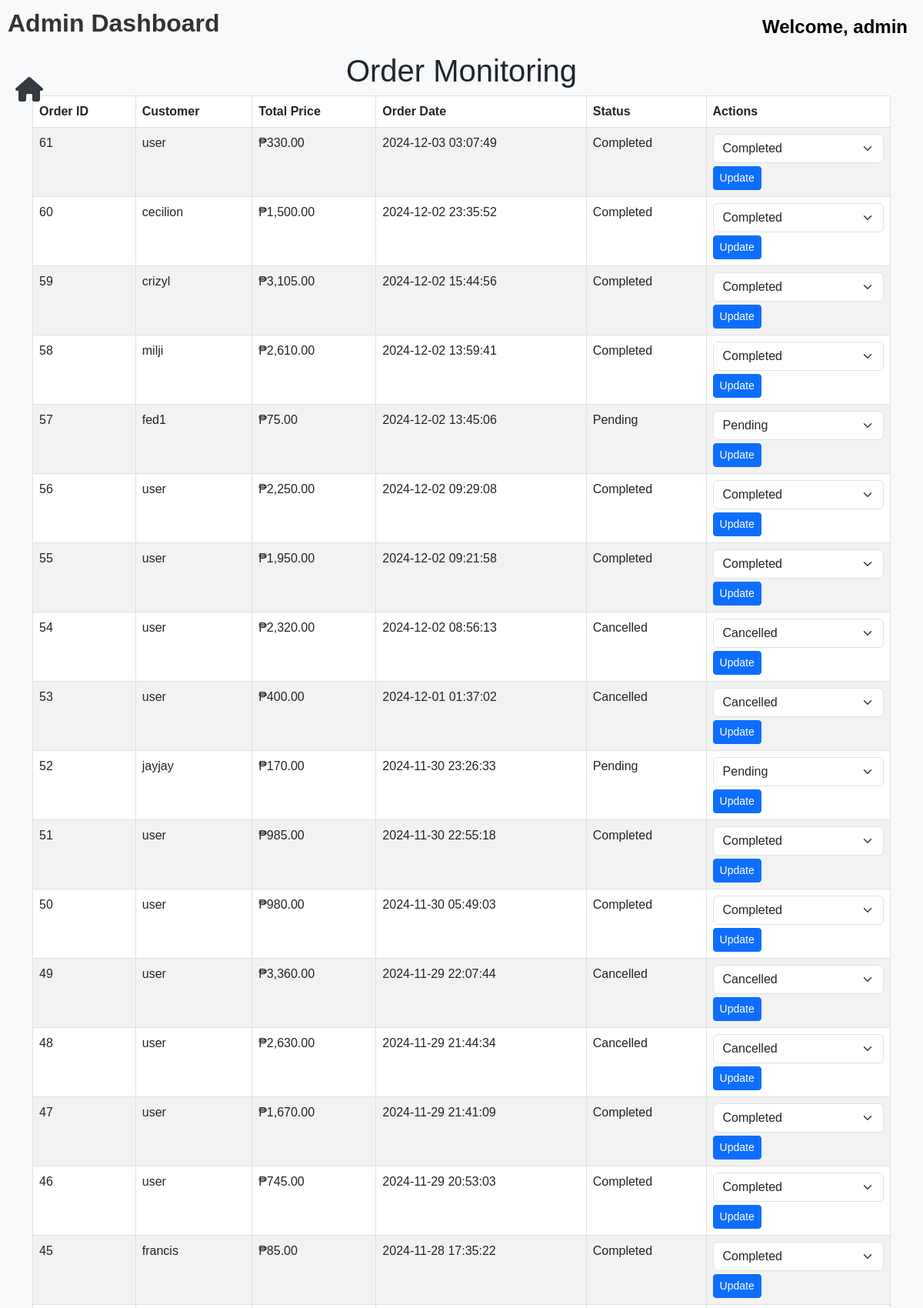
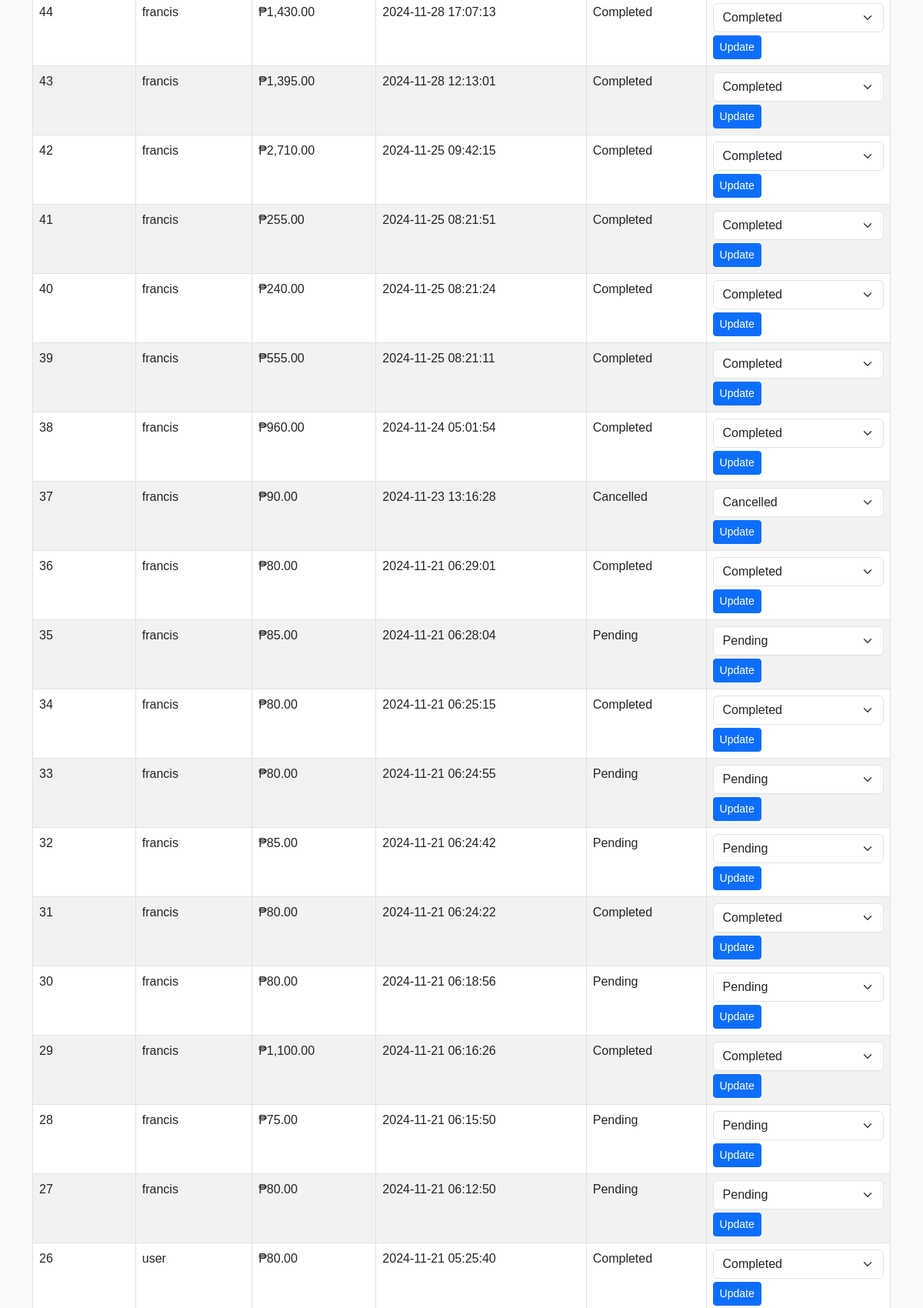
Screenshot of /orders.php (signed in, upper part) with the database file from the repository (2 pictures, top to bottom).
### tables this page shows
CREATE TABLE `orders` (
  `id` int(11) NOT NULL,
  `username` varchar(100) DEFAULT NULL,
  `total_price` decimal(10,2) DEFAULT NULL,
  `order_date` timestamp NOT NULL DEFAULT current_timestamp(),
  `status` varchar(20) DEFAULT 'Pending',
  `user_id` int(11) DEFAULT NULL
);

### orders.php (the view, shortened to what this page needs)
<?php
include('db.php');
$sql = "SELECT * FROM orders ORDER BY order_date DESC";
$result = $conn->query($sql);
?>
<!DOCTYPE html>
<html lang="en"><head>
    <link href="https://cdn.jsdelivr.net/npm/bootstrap@5.3.0/dist/css/bootstrap.min.css" rel="stylesheet">
    <link rel="stylesheet" href="https://cdnjs.cloudflare.com/ajax/libs/font-awesome/6.0.0-beta3/css/all.min.css">
</head>
<body>
    <i class="fas fa-home toggle-btn" onclick="toggleSidebar()"></i>
    <div class="content" id="content">
        <div class="header">
            <div class="header-left">Admin Dashboard</div>
            <div class="header-right">
                Welcome, <a href="login.php" style="color: black; text-decoration: none; font-weight: bold;">admin</a>
            </div>
        </div>
</body></html>
<body>
    <div class="container mt-5">
        <h1 class="text-center">Order Monitoring</h1>
        <table class="table table-bordered table-striped">
            <thead>
                <tr>
                    <th>Order ID</th>
                    <th>Customer</th>
                    <th>Total Price</th>
                    <th>Order Date</th>
                    <th>Status</th>
                    <th>Actions</th>
                </tr>
            </thead>
            <tbody>
                <?php while ($row = $result->fetch_assoc()): ?>
                    <tr>
                        <td><?php echo $row['id']; ?></td>
                        <td><?php echo $row['username']; ?></td>
                        <td>₱<?php echo number_format($row['total_price'], 2); ?></td>
                        <td><?php echo $row['order_date']; ?></td>
                        <td><?php echo $row['status']; ?></td>
                        <td>
                            <form method="post" action="update_order.php" class="d-inline">
                                <select name="status" class="form-select">
                                    <option value="Pending" <?php echo ($row['status'] === 'Pending') ? 'selected' : ''; ?>>Pending</option>
                                    <option value="Completed" <?php echo ($row['status'] === 'Completed') ? 'selected' : ''; ?>>Completed</option>
                                    <option value="Cancelled" <?php echo ($row['status'] === 'Cancelled') ? 'selected' : ''; ?>>Cancelled</option>
                                </select>
                                <button type="submit" class="btn btn-sm btn-primary mt-1">Update</button>
                            </form>
                        </td>
                    </tr>
                <?php endwhile; ?>
            </tbody>
        </table>
    </div>
</body>
</html>

### orders.php (style rules this page uses)
body { font-family: 'Arial', sans-serif; background-color: #f8f9fa; margin: 0; padding: 0; }
.content { margin-left: 0; padding: 20px; transition: margin-left 0.3s ease; }
.header { display: flex; align-items: center; justify-content: space-between; padding: 10px 20px; margin-top: -20px; }
.header-left { font-size: 2rem; font-weight: bold; color: #333; position: absolute; left: 10px; margin-top: 40px; transition: margin-left 0.3s ease; }
.header-right { font-size: 1.5rem; color: black; font-weight: bold; text-align: right; position: absolute; right: 20px; margin-top: 50px; }
.toggle-btn { font-size: 2rem; color: #343a40; position: absolute; top: 100px; left: 20px; cursor: pointer; }

### rows the page displays
orders: id "61", username "user", total_price "330.00", order_date "2024-12-03 03:07:49", status "Completed"
orders: id "60", username "cecilion", total_price "1,500.00", order_date "2024-12-02 23:35:52", status "Completed"
orders: id "59", username "crizyl", total_price "3,105.00", order_date "2024-12-02 15:44:56", status "Completed"
orders: id "58", username "milji", total_price "2,610.00", order_date "2024-12-02 13:59:41", status "Completed"
orders: id "57", username "fed1", total_price "75.00", order_date "2024-12-02 13:45:06", status "Pending"
orders: id "56", username "user", total_price "2,250.00", order_date "2024-12-02 09:29:08", status "Completed"
orders: id "55", username "user", total_price "1,950.00", order_date "2024-12-02 09:21:58", status "Completed"
orders: id "54", username "user", total_price "2,320.00", order_date "2024-12-02 08:56:13", status "Cancelled"
orders: id "53", username "user", total_price "400.00", order_date "2024-12-01 01:37:02", status "Cancelled"
orders: id "52", username "jayjay", total_price "170.00", order_date "2024-11-30 23:26:33", status "Pending"
orders: id "51", username "user", total_price "985.00", order_date "2024-11-30 22:55:18", status "Completed"
orders: id "50", username "user", total_price "980.00", order_date "2024-11-30 05:49:03", status "Completed"
orders: id "49", username "user", total_price "3,360.00", order_date "2024-11-29 22:07:44", status "Cancelled"
orders: id "48", username "user", total_price "2,630.00", order_date "2024-11-29 21:44:34", status "Cancelled"
orders: id "47", username "user", total_price "1,670.00", order_date "2024-11-29 21:41:09", status "Completed"
orders: id "46", username "user", total_price "745.00", order_date "2024-11-29 20:53:03", status "Completed"
orders: id "45", username "francis", total_price "85.00", order_date "2024-11-28 17:35:22", status "Completed"
orders: id "44", username "francis", total_price "1,430.00", order_date "2024-11-28 17:07:13", status "Completed"
orders: id "43", username "francis", total_price "1,395.00", order_date "2024-11-28 12:13:01", status "Completed"
orders: id "42", username "francis", total_price "2,710.00", order_date "2024-11-25 09:42:15", status "Completed"
orders: id "41", username "francis", total_price "255.00", order_date "2024-11-25 08:21:51", status "Completed"
orders: id "40", username "francis", total_price "240.00", order_date "2024-11-25 08:21:24", status "Completed"
orders: id "39", username "francis", total_price "555.00", order_date "2024-11-25 08:21:11", status "Completed"
orders: id "38", username "francis", total_price "960.00", order_date "2024-11-24 05:01:54", status "Completed"
orders: id "37", username "francis", total_price "90.00", order_date "2024-11-23 13:16:28", status "Cancelled"
orders: id "36", username "francis", total_price "80.00", order_date "2024-11-21 06:29:01", status "Completed"
orders: id "35", username "francis", total_price "85.00", order_date "2024-11-21 06:28:04", status "Pending"
orders: id "34", username "francis", total_price "80.00", order_date "2024-11-21 06:25:15", status "Completed"
orders: id "33", username "francis", total_price "80.00", order_date "2024-11-21 06:24:55", status "Pending"
orders: id "32", username "francis", total_price "85.00", order_date "2024-11-21 06:24:42", status "Pending"
orders: id "31", username "francis", total_price "80.00", order_date "2024-11-21 06:24:22", status "Completed"
orders: id "30", username "francis", total_price "80.00", order_date "2024-11-21 06:18:56", status "Pending"
orders: id "29", username "francis", total_price "1,100.00", order_date "2024-11-21 06:16:26", status "Completed"
orders: id "28", username "francis", total_price "75.00", order_date "2024-11-21 06:15:50", status "Pending"
orders: id "27", username "francis", total_price "80.00", order_date "2024-11-21 06:12:50", status "Pending"
orders: id "26", username "user", total_price "80.00", order_date "2024-11-21 05:25:40", status "Completed"
